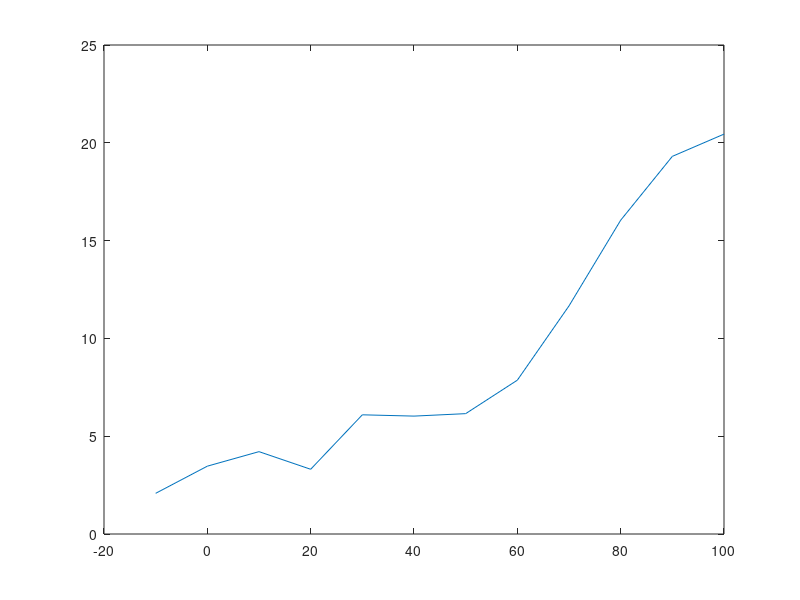

Write MATLAB code to recreate this figure.
%% Initialization and Bosch NTC M12 characteristics
clear, close all, clc;

% Create matrices for relationship between temperature and resistance.
NTCTemp = [-40:10:150]; % [C]
NTCResistance = [45313,26114,15462,9397,5896,3792,2500,1707,1175, ... 
                 834,596,436,323,243,187,144,113,89,71,57]; % [Ohm]
InaccLow = 1.4; % [C]
InaccHigh = 3.4; % [C]
TempLow = 20; % [C]
TempHigh = 100; % [C]

SeriesRes = 6980; % [Ohm]
SupplyVoltage = 5; % [V]

OutputVoltage = SupplyVoltage * SeriesRes ./ (SeriesRes + NTCResistance);

% Perfect equation of temperature as a function of voltage below 30 degrees
% -65,4 + 43,1 * T - 11,6 * T^2 + 1,68 * T^3

% Perfect equation of temperature as a function of voltage above 30 degrees
% -29102 + 19644 * T - 4424 * T^2 + 333 * T^3

%% Inaccuracy due to NTC tolerance
% NTC inaccuracy assumed constant 1.4 C under 25 degrees and linear from 25
% degrees to 100 degrees C, where it is 3.4 C. Assumed constant over 100 C.
NTCInacc = 1:length(NTCTemp);
for i = 1:length(NTCTemp)
    if NTCTemp(i) < 25
        NTCInacc(i) = InaccLow;
    elseif NTCTemp(i) < 105
        NTCInacc(i) = InaccLow + (InaccHigh-InaccLow)/(TempHigh-TempLow) * NTCTemp(i-2);
    else
        NTCInacc(i) = InaccHigh;
    end
end

NTCInacc % In degrees

%% Inaccuracy due to equation
EquationInacc = 1:length(NTCTemp);
for i = 1:length(NTCTemp)
    if NTCTemp(i) < 40
        EquationInacc(i) = (19.8 * OutputVoltage(i) - 52.3) - NTCTemp(i);
    else
        %EquationInacc(i) = (2728 - 1261 * OutputVoltage(i) + 148 * OutputVoltage(i)^2) - NTCTemp(i);
        EquationInacc(i) = (-29104 + 19644 * OutputVoltage(i) - 4424 * OutputVoltage(i)^2 + 333 * OutputVoltage(i)^3) - NTCTemp(i);
    end
end

EquationInacc % In degrees

%% Inaccuracy due to ADC
ADCConvInacc = 11 * 5/(2^12); % 11 LSB inaccuracy

ADCMeasVolt = OutputVoltage + ADCConvInacc;

ADCInacc = 1:length(NTCTemp);
for i = 1:length(NTCTemp)
    if NTCTemp(i) < 40
        ADCInacc(i) = (-65.4 + 43.1 * ADCMeasVolt(i) - 11.6 * ADCMeasVolt(i)^2 + 1.68 * ADCMeasVolt(i)^3) - ...
                      (-65.4 + 43.1 * OutputVoltage(i) - 11.6 * OutputVoltage(i)^2 + 1.68 * OutputVoltage(i)^3);
    else
        ADCInacc(i) = (-29104 + 19644 * ADCMeasVolt(i) - 4424 * ADCMeasVolt(i)^2 + 333 * ADCMeasVolt(i)^3) - ...
                      (-29104 + 19644 * OutputVoltage(i) - 4424 * OutputVoltage(i)^2 + 333 * OutputVoltage(i)^3);
    end
end

ADCInacc % In degrees

%% Inaccuracy due to resistor tolerance
ResTol = 1; % [%]

WorstOutputVoltage = SupplyVoltage * (SeriesRes * (1 + ResTol/100)) ./ (SeriesRes + NTCResistance);

ResInacc = 1:length(NTCTemp);
for i = 1:length(NTCTemp)
    if NTCTemp(i) < 40
        ResInacc(i) = (-65.4 + 43.1 * WorstOutputVoltage(i) - 11.6 * WorstOutputVoltage(i)^2 + 1.68 * WorstOutputVoltage(i)^3) - ...
                      (-65.4 + 43.1 * OutputVoltage(i) - 11.6 * OutputVoltage(i)^2 + 1.68 * OutputVoltage(i)^3);
    else
        ResInacc(i) = (-29104 + 19644 * WorstOutputVoltage(i) - 4424 * WorstOutputVoltage(i)^2 + 333 * WorstOutputVoltage(i)^3) - ...
                      (-29104 + 19644 * OutputVoltage(i) - 4424 * OutputVoltage(i)^2 + 333 * OutputVoltage(i)^3);
    end
end

ResInacc % In degrees

%% Accumulated inaccuracy
TotalInacc = abs(NTCInacc) + abs(EquationInacc) + abs(ADCInacc) + abs(ResInacc)

plot(NTCTemp(4:end-5), TotalInacc(4:end-5))
